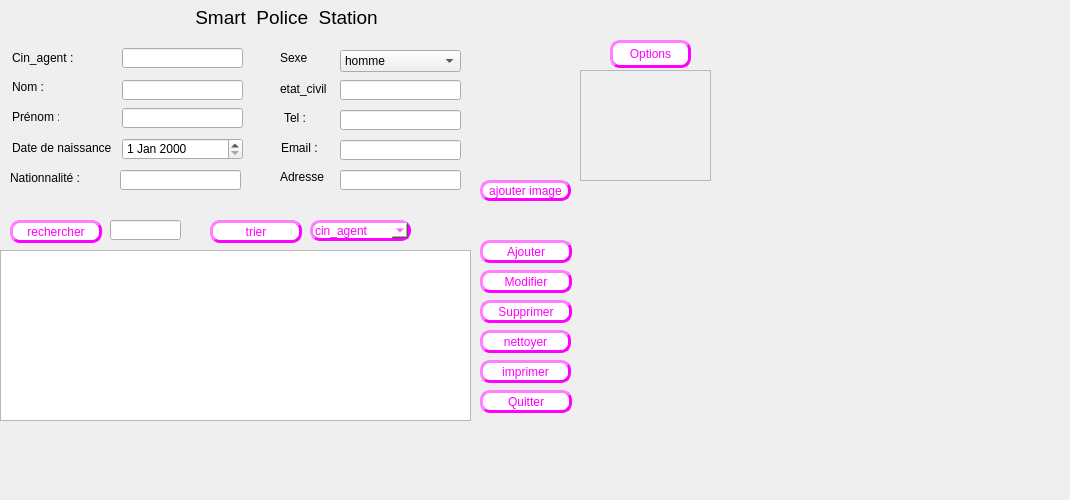
     <widget class="QWidget" name="widget_2">
      <attribute name="icon">
       <iconset>
        <normaloff>C:/Users/zraib/OneDrive/Bureau/Downloads/48175.png</normaloff>C:/Users/zraib/OneDrive/Bureau/Downloads/48175.png</iconset>
      </attribute>
      <attribute name="title">
       <string>agent</string>
      </attribute>
      <widget class="QLabel" name="policou">
       <property name="geometry">
        <rect>
         <x>190</x>
         <y>0</y>
         <width>351</width>
         <height>35</height>
        </rect>
       </property>
       <property name="sizePolicy">
        <sizepolicy hsizetype="Preferred" vsizetype="Maximum">
         <horstretch>0</horstretch>
         <verstretch>0</verstretch>
        </sizepolicy>
       </property>
       <property name="font">
        <font>
         <family>Arial</family>
         <pointsize>14</pointsize>
         <weight>50</weight>
         <bold>false</bold>
         <underline>false</underline>
        </font>
       </property>
       <property name="text">
        <string> Smart  Police  Station</string>
       </property>
       <property name="textFormat">
        <enum>Qt::PlainText</enum>
       </property>
      </widget>
      <widget class="QLineEdit" name="cin_agent">
       <property name="geometry">
        <rect>
         <x>122</x>
         <y>48</y>
         <width>121</width>
         <height>20</height>
        </rect>
       </property>
      </widget>
      <widget class="QLabel" name="label_30">
       <property name="geometry">
        <rect>
         <x>12</x>
         <y>50</y>
         <width>81</width>
         <height>16</height>
        </rect>
       </property>
       <property name="text">
        <string>Cin_agent :</string>
       </property>
      </widget>
      <widget class="QLabel" name="label_31">
       <property name="geometry">
        <rect>
         <x>12</x>
         <y>140</y>
         <width>201</width>
         <height>16</height>
        </rect>
       </property>
       <property name="font">
        <font>
         <family>Arial</family>
         <pointsize>9</pointsize>
         <weight>50</weight>
         <bold>false</bold>
        </font>
       </property>
       <property name="text">
        <string>Date de naissance</string>
       </property>
      </widget>
      <widget class="QLineEdit" name="nom_agent">
       <property name="geometry">
        <rect>
         <x>122</x>
         <y>80</y>
         <width>121</width>
         <height>20</height>
        </rect>
       </property>
      </widget>
      <widget class="QLineEdit" name="prenom_agent">
       <property name="geometry">
        <rect>
         <x>122</x>
         <y>108</y>
         <width>121</width>
         <height>20</height>
        </rect>
       </property>
      </widget>
      <widget class="QLabel" name="label_32">
       <property name="geometry">
        <rect>
         <x>12</x>
         <y>80</y>
         <width>47</width>
         <height>13</height>
        </rect>
       </property>
       <property name="text">
        <string>Nom :</string>
       </property>
      </widget>
      <widget class="QDateEdit" name="dateEdit_4">
       <property name="geometry">
        <rect>
         <x>122</x>
         <y>138</y>
         <width>121</width>
         <height>22</height>
        </rect>
       </property>
      </widget>
      <widget class="QLabel" name="label_33">
       <property name="geometry">
        <rect>
         <x>12</x>
         <y>110</y>
         <width>47</width>
         <height>13</height>
        </rect>
       </property>
       <property name="text">
        <string>Prénom :4</string>
       </property>
      </widget>
      <widget class="QLineEdit" name="nationalite_agent">
       <property name="geometry">
        <rect>
         <x>120</x>
         <y>170</y>
         <width>121</width>
         <height>20</height>
        </rect>
       </property>
      </widget>
      <widget class="QLineEdit" name="email_agent">
       <property name="geometry">
        <rect>
         <x>340</x>
         <y>140</y>
         <width>121</width>
         <height>20</height>
        </rect>
       </property>
      </widget>
      <widget class="QLabel" name="label_36">
       <property name="geometry">
        <rect>
         <x>281</x>
         <y>137</y>
         <width>51</width>
         <height>21</height>
        </rect>
       </property>
       <property name="font">
        <font>
         <family>Arial</family>
         <pointsize>9</pointsize>
         <weight>50</weight>
         <bold>false</bold>
        </font>
       </property>
       <property name="text">
        <string>Email :</string>
       </property>
      </widget>
      <widget class="QLabel" name="label_62">
       <property name="geometry">
        <rect>
         <x>10</x>
         <y>170</y>
         <width>91</width>
         <height>16</height>
        </rect>
       </property>
       <property name="text">
        <string>Nationnalité :</string>
       </property>
      </widget>
      <widget class="QLabel" name="label_63">
       <property name="geometry">
        <rect>
         <x>284</x>
         <y>113</y>
         <width>50</width>
         <height>10</height>
        </rect>
       </property>
       <property name="text">
        <string>Tel :</string>
       </property>
      </widget>
      <widget class="QLabel" name="label_67">
       <property name="geometry">
        <rect>
         <x>280</x>
         <y>50</y>
         <width>81</width>
         <height>16</height>
        </rect>
       </property>
       <property name="text">
        <string>Sexe</string>
       </property>
      </widget>
      <widget class="QComboBox" name="comboBox_agent">
       <property name="geometry">
        <rect>
         <x>340</x>
         <y>50</y>
         <width>121</width>
         <height>22</height>
        </rect>
       </property>
       <item>
        <property name="text">
         <string>homme</string>
        </property>
       </item>
       <item>
        <property name="text">
         <string>femme</string>
        </property>
       </item>
      </widget>
      <widget class="QTableView" name="tab_agent">
       <property name="geometry">
        <rect>
         <x>0</x>
         <y>250</y>
         <width>471</width>
         <height>171</height>
        </rect>
       </property>
      </widget>
      <widget class="QPushButton" name="ajouter_agent">
       <property name="geometry">
        <rect>
         <x>480</x>
         <y>240</y>
         <width>92</width>
         <height>23</height>
        </rect>
       </property>
       <property name="styleSheet">
        <string notr="true">
background-color:white; 
color: rgb(255, 0, 255);
border-style:outset ; 
border-width:3px ; 
border-radius:10px;</string>
       </property>
       <property name="text">
        <string>Ajouter</string>
       </property>
      </widget>
      <widget class="QPushButton" name="pushButton_30">
       <property name="geometry">
        <rect>
         <x>480</x>
         <y>390</y>
         <width>92</width>
         <height>23</height>
        </rect>
       </property>
       <property name="styleSheet">
        <string notr="true">
background-color:white; 
color: rgb(255, 0, 255);
border-style:outset ; 
border-width:3px ; 
border-radius:10px;</string>
       </property>
       <property name="text">
        <string>Quitter</string>
       </property>
      </widget>
      <widget class="QPushButton" name="modifier_agent">
       <property name="geometry">
        <rect>
         <x>480</x>
         <y>270</y>
         <width>92</width>
         <height>23</height>
        </rect>
       </property>
       <property name="styleSheet">
        <string notr="true">
background-color:white; 
color: rgb(255, 0, 255);
border-style:outset ; 
border-width:3px ; 
border-radius:10px;</string>
       </property>
       <property name="text">
        <string>Modifier</string>
       </property>
      </widget>
      <widget class="QPushButton" name="supprimer_agent">
       <property name="geometry">
        <rect>
         <x>480</x>
         <y>300</y>
         <width>92</width>
         <height>23</height>
        </rect>
       </property>
       <property name="styleSheet">
        <string notr="true">
background-color:white; 
color: rgb(255, 0, 255);
border-style:outset ; 
border-width:3px ; 
border-radius:10px;</string>
       </property>
       <property name="text">
        <string>Supprimer</string>
       </property>
      </widget>
      <widget class="QPushButton" name="pushButton_36">
       <property name="geometry">
        <rect>
         <x>10</x>
         <y>220</y>
         <width>92</width>
         <height>23</height>
        </rect>
       </property>
       <property name="styleSheet">
        <string notr="true">
background-color:white; 
color: rgb(255, 0, 255);
border-style:outset ; 
border-width:3px ; 
border-radius:10px;</string>
       </property>
       <property name="text">
        <string>rechercher</string>
       </property>
      </widget>
      <widget class="QPushButton" name="pushButton_37">
       <property name="geometry">
        <rect>
         <x>210</x>
         <y>220</y>
         <width>92</width>
         <height>23</height>
        </rect>
       </property>
       <property name="styleSheet">
        <string notr="true">
background-color:white; 
color: rgb(255, 0, 255);
border-style:outset ; 
border-width:3px ; 
border-radius:10px;</string>
       </property>
       <property name="text">
        <string>trier</string>
       </property>
      </widget>
      <widget class="QLineEdit" name="tel_agent">
       <property name="geometry">
        <rect>
         <x>340</x>
         <y>110</y>
         <width>121</width>
         <height>20</height>
        </rect>
       </property>
      </widget>
      <widget class="QLabel" name="label_6">
       <property name="geometry">
        <rect>
         <x>280</x>
         <y>170</y>
         <width>47</width>
         <height>13</height>
        </rect>
       </property>
       <property name="text">
        <string>Adresse</string>
       </property>
      </widget>
      <widget class="QLineEdit" name="adresse_agent">
       <property name="geometry">
        <rect>
         <x>340</x>
         <y>170</y>
         <width>121</width>
         <height>20</height>
        </rect>
       </property>
      </widget>
      <widget class="QComboBox" name="comboBox_agent_2">
       <property name="geometry">
        <rect>
         <x>310</x>
         <y>220</y>
         <width>101</width>
         <height>21</height>
        </rect>
       </property>
       <property name="styleSheet">
        <string notr="true">border-color: rgb(255, 0, 255);
background-color:white; 
color: rgb(255, 0, 255);
border-style:outset ; 
border-width:3px ; 
border-radius:10px;</string>
       </property>
       <item>
        <property name="text">
         <string>cin_agent</string>
        </property>
       </item>
       <item>
        <property name="text">
         <string>date de naissance</string>
        </property>
       </item>
      </widget>
      <widget class="QLineEdit" name="etat_civil">
       <property name="geometry">
        <rect>
         <x>340</x>
         <y>80</y>
         <width>121</width>
         <height>20</height>
        </rect>
       </property>
      </widget>
      <widget class="QLabel" name="label_68">
       <property name="geometry">
        <rect>
         <x>280</x>
         <y>79</y>
         <width>51</width>
         <height>20</height>
        </rect>
       </property>
       <property name="text">
        <string>etat_civil</string>
       </property>
      </widget>
      <widget class="QPushButton" name="ajouter_image_2">
       <property name="geometry">
        <rect>
         <x>480</x>
         <y>180</y>
         <width>91</width>
         <height>21</height>
        </rect>
       </property>
       <property name="styleSheet">
        <string notr="true">
background-color:white; 
color: rgb(255, 0, 255);
border-style:outset ; 
border-width:3px ; 
border-radius:10px;</string>
       </property>
       <property name="text">
        <string>ajouter image</string>
       </property>
      </widget>
      <widget class="QLabel" name="label_photo_2">
       <property name="geometry">
        <rect>
         <x>480</x>
         <y>50</y>
         <width>101</width>
         <height>101</height>
        </rect>
       </property>
       <property name="text">
        <string/>
       </property>
       <property name="pixmap">
        <pixmap>C:/Users/zraib/OneDrive/Bureau/ifinal-_5_/interfacefinal/images/salariess.png</pixmap>
       </property>
       <property name="scaledContents">
        <bool>true</bool>
       </property>
      </widget>
      <widget class="QLabel" name="label_date_time">
       <property name="geometry">
        <rect>
         <x>10</x>
         <y>10</y>
         <width>151</width>
         <height>16</height>
        </rect>
       </property>
       <property name="text">
        <string/>
       </property>
      </widget>
      <widget class="QPushButton" name="nettoyer">
       <property name="geometry">
        <rect>
         <x>480</x>
         <y>330</y>
         <width>91</width>
         <height>23</height>
        </rect>
       </property>
       <property name="styleSheet">
        <string notr="true">
background-color:white; 
color: rgb(255, 0, 255);
border-style:outset ; 
border-width:3px ; 
border-radius:10px;</string>
       </property>
       <property name="text">
        <string>nettoyer</string>
       </property>
      </widget>
      <widget class="QLineEdit" name="recherche_agent">
       <property name="geometry">
        <rect>
         <x>110</x>
         <y>220</y>
         <width>71</width>
         <height>20</height>
        </rect>
       </property>
      </widget>
      <widget class="QPushButton" name="imprimer_agent">
       <property name="geometry">
        <rect>
         <x>480</x>
         <y>360</y>
         <width>91</width>
         <height>23</height>
        </rect>
       </property>
       <property name="styleSheet">
        <string notr="true">
background-color:white; 
color: rgb(255, 0, 255);
border-style:outset ; 
border-width:3px ; 
border-radius:10px;</string>
       </property>
       <property name="text">
        <string>imprimer</string>
       </property>
      </widget>
      <widget class="QLabel" name="label_21">
       <property name="geometry">
        <rect>
         <x>-130</x>
         <y>0</y>
         <width>1061</width>
         <height>471</height>
        </rect>
       </property>
       <property name="text">
        <string/>
       </property>
       <property name="pixmap">
        <pixmap>../../Integration/integration/ifinal/ranger-4df6c1b6.png</pixmap>
       </property>
      </widget>
      <widget class="QPushButton" name="options_2">
       <property name="geometry">
        <rect>
         <x>610</x>
         <y>40</y>
         <width>81</width>
         <height>28</height>
        </rect>
       </property>
       <property name="styleSheet">
        <string notr="true">background-color:white; 
color: rgb(255, 0, 255);
border-style:outset ; 
border-width:3px ; 
border-radius:10px;</string>
       </property>
       <property name="text">
        <string>Options</string>
       </property>
      </widget>
      <widget class="QScrollArea" name="scrollArea_2">
       <property name="geometry">
        <rect>
         <x>580</x>
         <y>70</y>
         <width>131</width>
         <height>111</height>
        </rect>
       </property>
       <property name="widgetResizable">
        <bool>true</bool>
       </property>
       <widget class="QWidget" name="scrollAreaWidgetContents_3">
        <property name="geometry">
         <rect>
          <x>0</x>
          <y>0</y>
          <width>129</width>
          <height>109</height>
         </rect>
        </property>
       </widget>
      </widget>
      <widget class="QLabel" name="label_85">
       <property name="geometry">
        <rect>
         <x>0</x>
         <y>0</y>
         <width>751</width>
         <height>491</height>
        </rect>
       </property>
       <property name="styleSheet">
        <string notr="true">*{
background-color :transparent;
border-image:url(D:/projetC++/integration_base/pictures_base/p.png);
}</string>
       </property>
       <property name="text">
        <string/>
       </property>
      </widget>
      <zorder>label_85</zorder>
      <zorder>label_21</zorder>
      <zorder>policou</zorder>
      <zorder>cin_agent</zorder>
      <zorder>label_30</zorder>
      <zorder>label_31</zorder>
      <zorder>nom_agent</zorder>
      <zorder>prenom_agent</zorder>
      <zorder>label_32</zorder>
      <zorder>dateEdit_4</zorder>
      <zorder>label_33</zorder>
      <zorder>nationalite_agent</zorder>
      <zorder>email_agent</zorder>
      <zorder>label_36</zorder>
      <zorder>label_62</zorder>
      <zorder>label_63</zorder>
      <zorder>label_67</zorder>
      <zorder>comboBox_agent</zorder>
      <zorder>tab_agent</zorder>
      <zorder>ajouter_agent</zorder>
      <zorder>pushButton_30</zorder>
      <zorder>modifier_agent</zorder>
      <zorder>supprimer_agent</zorder>
      <zorder>pushButton_36</zorder>
      <zorder>pushButton_37</zorder>
      <zorder>tel_agent</zorder>
      <zorder>label_6</zorder>
      <zorder>adresse_agent</zorder>
      <zorder>comboBox_agent_2</zorder>
      <zorder>etat_civil</zorder>
      <zorder>label_68</zorder>
      <zorder>ajouter_image_2</zorder>
      <zorder>label_photo_2</zorder>
      <zorder>label_date_time</zorder>
      <zorder>nettoyer</zorder>
      <zorder>recherche_agent</zorder>
      <zorder>imprimer_agent</zorder>
      <zorder>options_2</zorder>
      <zorder>scrollArea_2</zorder>
     </widget>
